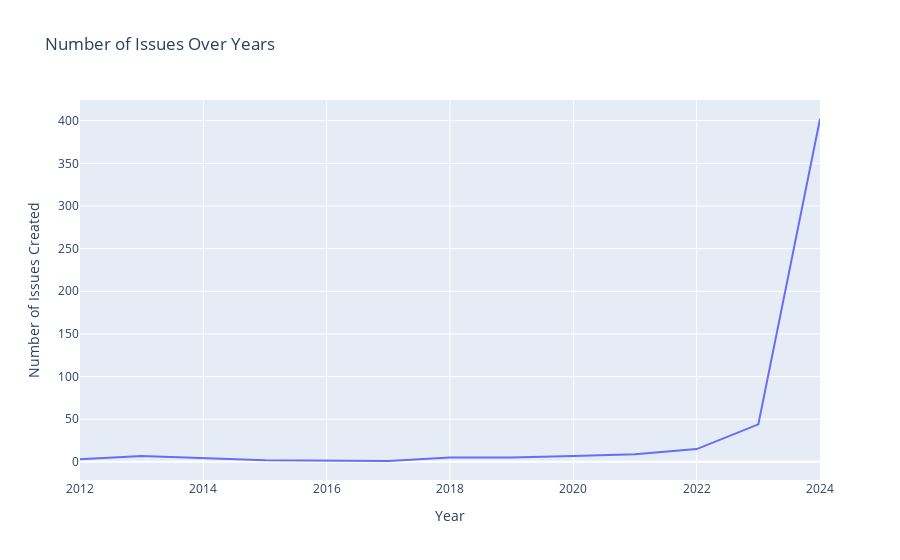

Here is the notebook cell this chart was saved with:
### Code cell
issues_by_year = issues_df.groupby('year').size().reset_index(name='issue_count')

fig = px.line(issues_by_year, x='year', y='issue_count', 
              title='Number of Issues Over Years',
              labels={'year': 'Year', 'issue_count': 'Number of Issues Created'})

fig.show()

### Figure 1 — Plotly figure (JSON) as saved in the notebook; plotly's stock layout.template omitted (floating-point values rounded to 4 significant figures)
{"data": [{"hovertemplate": "Year=%{x}<br>Number of Issues Created=%{y}<extra></extra>", "legendgroup": "", "line": {"color": "#636efa", "dash": "solid"}, "marker": {"symbol": "circle"}, "mode": "lines", "name": "", "orientation": "v", "showlegend": false, "type": "scatter", "x": [2012, 2013, 2015, 2017, 2018, 2019, 2020, 2021, 2022, 2023, 2024], "xaxis": "x", "y": [3, 7, 2, 1, 5, 5, 7, 9, 15, 44, 402], "yaxis": "y"}], "layout": {"legend": {"tracegroupgap": 0}, "title": {"text": "Number of Issues Over Years"}, "xaxis": {"anchor": "y", "domain": [0, 1], "title": {"text": "Year"}}, "yaxis": {"anchor": "x", "domain": [0, 1], "title": {"text": "Number of Issues Created"}}}}
